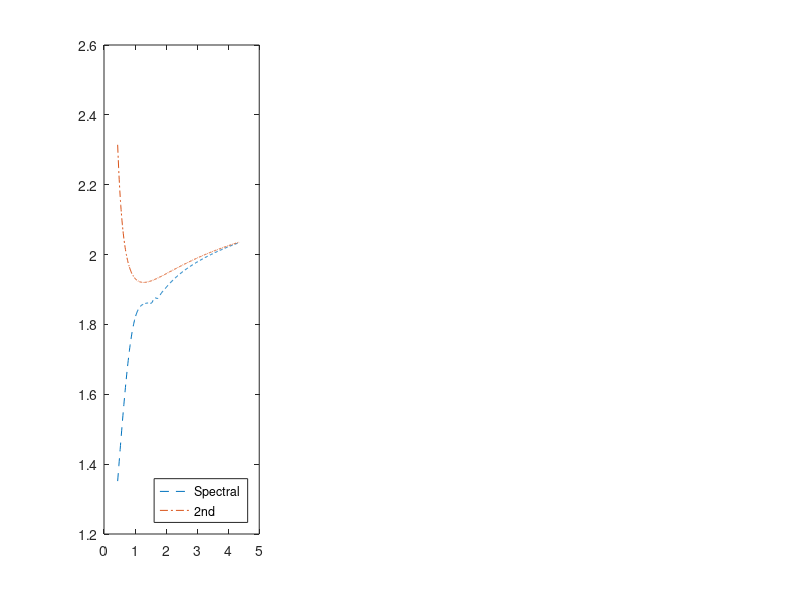

The MATLAB source for this figure: (Note: this script raises an error after producing the figure.)
load tau43cbar6p4.mat
w = 1.318;%1.1014%0.485;
Ahreal1st = w^3 - 0.5*w^2*areaah(:,1).^(-2/3);rhreal = w./areaah(:,1).^(1/3) - 0.5./areaah(:,1);
a4real = w^4./areaah(:,1).^(4/3) - 2*w^3./(3*areaah(:,1).^(6/3)) + (1 + 2*log(2))*w^2./(18*areaah(:,1).^(8/3));
lambda = (log(2)-1)/(6*w^2);Ahreal2nd = w^3 - 0.5*w^2*areaah(:,1).^(-2/3)+w*(4 + pi + 12*w^2*lambda + 4*log(2))*areaah(:,1).^(-4/3)/24;
clf;
areaI = area>0;
subplot(1,3,1);plot(areaah(:,1),areaah(:,3),'--',areaah(:,1),Ahreal2nd,'-.')
hold on
legend('Spectral','2nd','location','SouthEast');
xlabel \tau
ylabel 'A_h'
%title(['Error = ' num2str(norm((areaah(:,3)-spline(t(1:end-2),area(1:end-2),areaah(:,1)))./areaah(:,3),inf))])
%axis([4 20 0.9 1.15]);
%subplot(1,3,2);plot(areaah(:,1),-areaah(:,4),'--',areaah(:,1),a4real,'-.')
subplot(1,3,2);plot(areaah(:,1),-areaah(:,4).*areaah(:,1).^(4/3),'--',areaah(:,1),a4real.*areaah(:,1).^(4/3),'-')
%legend('CY','Spectral','1st','2nd','location','SouthEast');
xlabel \tau
ylabel '-a_4 \tau^{4/3}'
legend('Spectral','2nd','location','SouthEast')
%title(['Error = ' num2str(norm((areaah(:,4)-spline(t(1:end-2),A4(1:end-2),areaah(:,1)))./areaah(:,4),inf))])
%axis([4 20 0.9 1.20]);
%
subplot(1,3,3);plot(areaah(:,1),areaah(:,2),'--',areaah(:,1),rhreal,'-.')
%legend('CY','Spectral','1st','2nd','location','SouthEast');
xlabel \tau
ylabel 'r_h'
legend('Spectral','2nd','location','SouthEast')
%title(['Error = ' num2str(norm((areaah(:,2)-spline(t(1:end-2),1./Uh(1:end-2),areaah(:,1)))./areaah(:,2),inf))])
%axis([4 20 1 1.25]);
